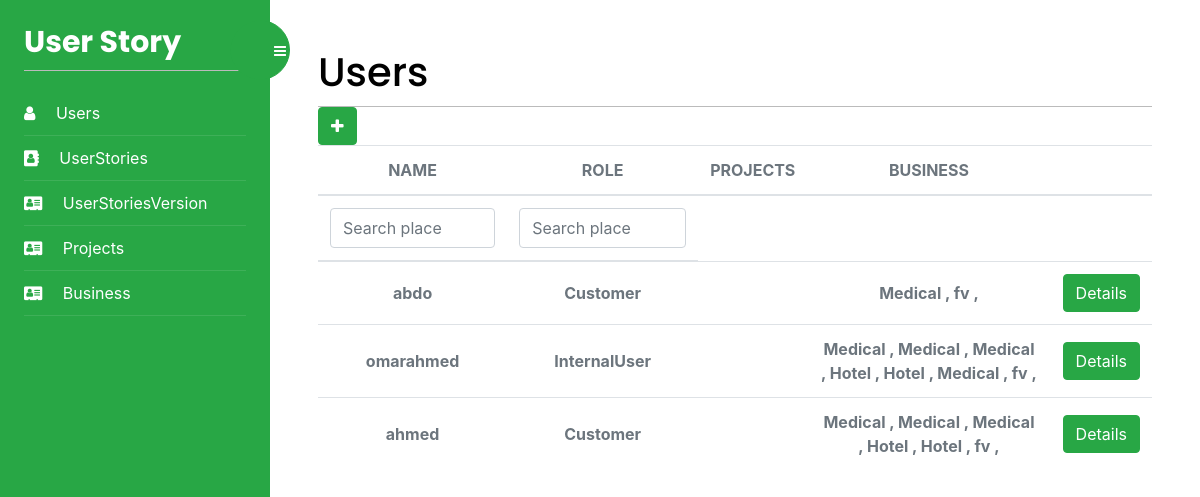
/Users/list/ (signed in), run on the app's committed database.
### UserStoryApp/models.py (models this page shows, shortened)
class User (AbstractUser):
    Role = models.IntegerField(blank=True, null=True)
    project = []
    business = []
    def get_projects(self):
        return "\n".join([f'{p.name} , ' for p in self.project])
    def get_businesses(self):
        return "\n".join([f'{p.name} , ' for p in self.business])

class Business(models.Model):
    id = models.AutoField(primary_key=True)
    businessIndustry = models.ManyToManyField(
        BusinessCategory)
    hourlyRate = models.IntegerField(blank=True, null=True)
    name = models.TextField(blank=True)
    LegalEntityName = models.TextField(blank=True)
    Address = models.TextField(blank=True)
    BusinessNumber = models.IntegerField(blank=True, null=True)
    BusinessEmail = models.TextField(blank=True)
    User = models.ManyToManyField(User)
    ABN = models.IntegerField(blank=True, null=True)
    class Meta:
        db_table = "Business"

### Users/views.py (the view)
# urls.py: path('list/', views.user_list, name='users'),
@login_required
def user_list(request):
    User = get_user_model()
    users = User.objects.all()
    my_filter = UsersFilter(request.GET, queryset=users)
    users = my_filter.qs
    for u in users:
        project = Project.objects.filter(User=u)
        if len(project):
            u.project = project
    for u in users:
        business = Business.objects.filter(User=u)
        print(business)
        if len(business):
            u.business = business
            print(u.business)
        u.Role = Role(u.Role).name
    return render(request, 'user/users.html', {'users': users, 'filter': my_filter})

### Users/templates/user/users.html (shortened to what this page needs)
{% extends "base.html" %}
{% block content %}
<div>
    <h1 class="m-auto">Users</h1>
</div>
<a href="{% url 'addUsers' %}" class="btn btn-success" aria-hidden="true"><i class="fa fa-plus text-white"
        aria-hidden="true"></i>
</a>
<div class="table-responsive p-0">
    <table class="table align-items-center mb-0">
        <thead>
            <tr>
                <th class="text-center text-uppercase text-secondary text-xxs font-weight-bolder opacity-7">Name</th>
                <th class="text-center text-uppercase text-secondary text-xxs font-weight-bolder opacity-7">Role</th>
                <th class="text-center text-uppercase text-secondary text-xxs font-weight-bolder opacity-7">Projects
                </th>
                <th class="text-center text-uppercase text-secondary text-xxs font-weight-bolder opacity-7">Business</th>
                <th class="text-secondary opacity-7"></th>
            </tr>
        </thead>
        <thead>
            <tr>
                <form id="form" method="get">
                    <th class="text-center text-uppercase text-secondary text-xxs font-weight-bolder opacity-7">
                        {{filter.form.username}}</th>
                    <th class="text-center text-uppercase text-secondary text-xxs font-weight-bolder opacity-7">
                        {{filter.form.Role}}</th>
                </form>
            </tr>
        </thead>
        <tbody>
            {% for user in users %}
                <tr>
                <td class="align-middle text-center">
                    <span class="text-secondary text-xs font-weight-bold">{{user.username}}</span>
                </td>
                <td class="align-middle text-center">
                    <span class="text-secondary text-xs font-weight-bold">{{user.Role}}</span>
                </td>
                <td class="align-middle text-center">
                </td>
                <td class="align-middle text-center">
                    <span class="text-secondary text-xs font-weight-bold">{{user.get_businesses}}</span>
                </td>
                <td class="align-middle text-center">
                    <a href="{% url 'userDetails' user.id %}" class="btn btn-success" aria-hidden="true">
                        Details
                    </a>
                </td>
            </tr>
            {% endfor %}
        </tbody>
    </table>
</div>
{% endblock %}

### account/static/css/base.css (style rules this page uses)
body { margin:0; padding:0; font-family:helvetica, sans-serif; }
a { color:#12c064; text-decoration:none; }
h1, h2, h3, h4, h5 , h6 { font-family: 'Muli', sans-serif; font-weight:normal; }
h1 { border-bottom:1px solid #bbb; padding:0 0 10px 0; margin:10px 0 20px 0; }
form { overflow:auto; }
input, textarea { clear:both; float:left; margin:0 0 10px; background:#efefef; border:0; padding:6px 10px; font-size:14px; }

### data on the page
User: username "abdo", Role "Customer", get_businesses "Medical , fv ,"
User: username "omarahmed", Role "InternalUser", get_businesses "Medical , Medical , Medical , Hotel , Hotel , Medical , fv ,"
User: username "ahmed", Role "Customer", get_businesses "Medical , Medical , Medical , Hotel , Hotel , fv ,"
